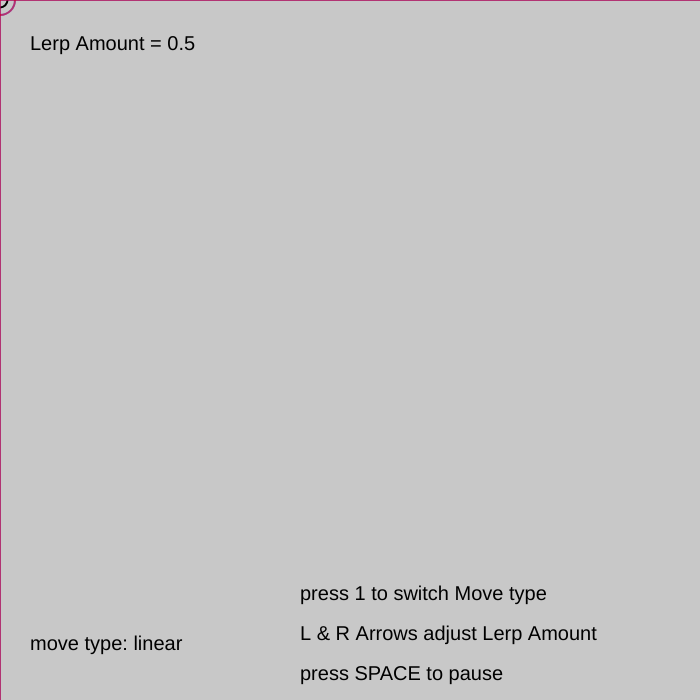
Frame 1 (no input)
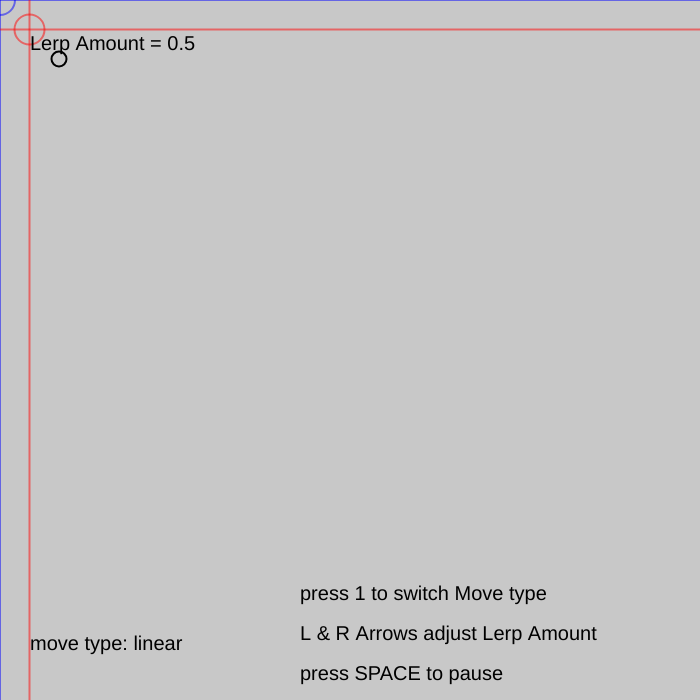
Frame 60 (no input)
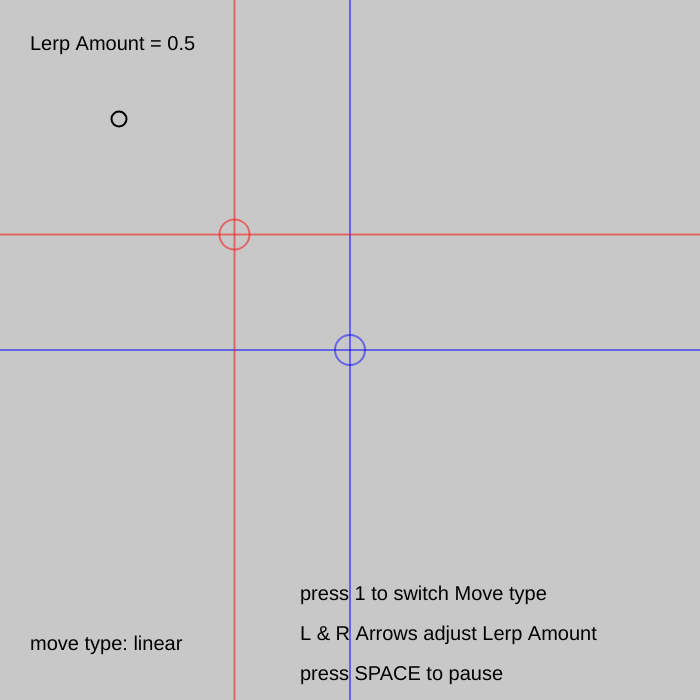
Frame 120 (the mouse pressed at the canvas centre since frame 60)

The p5.js sketch that drew these frames (run headless with seeded random() and noise() and a simulated clock; from frame 60 on, the mouse is pressed at the canvas centre):

// p5.js sketch
// ── sketch.js
/*
<><><><><><><><><><><><><><><><><><><><><><><><><><><><><><><><><><><><><><>
"A Simple LERP (Linear Interpolation) Demo" by Ian Pokorny

- Press LEFT & RIGHT to Adjust Lerp Amount
- Press SPACE to Pause movement
- Press 1 to switch between Linear & Sine movement
____________________________________________________________________________
x = lerp(value A, value B, amount);

Lerp calculates the value between two given values. The amount paramter adjusts
the returned value towards one of those two values. 
For example:
- an amount of 0.0 is equal to value A
- an amount of 1.0 is equal to value B
- an amount of 0.5 is equal to the halfway point between value A and value B

By adjusting the amount parameter you can get smooth transitions 
between two values over time, a very useful tool for animation.
Linear Interpolation (lerp for short) is the foundation of "Easing Functions", 
which allow for precise control over the qualities of motion. 
____________________________________________________________________________
See p5.js Reference:
https://p5js.org/reference/p5/lerp/
https://p5js.org/reference/p5/sin/
<><><><><><><><><><><><><><><><><><><><><><><><><><><><><><><><><><><><><><>
*/

//Init. Global Variables
let moveX = 0;			// x position for animation
let moveY = 0;			// y position for animation
let moveType = 0; 	//bool used to switch between linear & sine animation
let play = 1; 			//init play bool to true
let lerpAmnt = 0.5; //linear interpolation amount [range is from 0.0 to 1.0]

function setup() 
{
	createCanvas(700, 700);
	strokeWeight(2);
	fill(0, 0, 0, 0); //set 0% fill opacity [alpha = 0]
}

function draw() 
{
	background(200);	//clear canvas
	circlePos();			//draw moving circle
	keyUpdate();			//check if keys are down
	cursorLines();		//draw mouse position cursor
	lerpLines(lerpAmnt);	//draw interpolated cursor
	drawText();				//draw text
	
	if (play) //if play = 1
	{
		moveUpdate(moveType); //only update movement if play is true
	}
}

function circlePos()
{
	stroke(0);
	fill(0, 0, 0, 0);
	circle(moveX, moveY, 15); //draw circle at move XY position
}

function cursorLines() //draws mouse position cursor
{
	stroke(0, 0, 255, 127);
	fill(0, 0, 0, 0);
	//draw cursor at mouse position
	line(0, mouseY, width, mouseY);	
	line(mouseX, 0, mouseX, height);
	circle(mouseX, mouseY, 30);		
}

function lerpLines(amount) //draws lerp'ed cursor, accepts lerp amount
{
	//Interpolate between Mouse and Move XY values
	let xPos = lerp(moveX, mouseX, amount);
	let yPos = lerp(moveY, mouseY, amount);
	
	stroke(255, 0, 0, 127);
	fill(0, 0, 0, 0);
	
	//draw cursor at new Interpolated position
	line(0, yPos, width, yPos);	
	line(xPos, 0, xPos, height);
	circle(xPos, yPos, 30);
}

function moveUpdate(type) //update move XY position, accepts movement type boolean
{
	moveX++; //increment move X value by 1
	
	if (type == 0) //linear movement
	{
		moveY++; //increment move Y value by 1
	}
	else if (type == 1) //sinusoidal(sine) movement
	{
		//get moveY value from equation:
		//moveY = amplitude * sin(moveX * frequency) + offsetY
		moveY = 100 * sin(moveX * 0.1) + (width/2);
		//for every moveX value, we get a corresponding moveY value
	}
	//reset Move XY values if out of range
	if (moveX > width)
	{
		moveX = 0;
	}
	if (moveY > height)
	{
		moveY = 0;
	}
}

function keyUpdate() //check keyIsDown for left & right arrow, update lerpAmnt
{
	if (keyIsDown(RIGHT_ARROW) === true) 
	{
    lerpAmnt += 0.01;
	}
	
	if (keyIsDown(LEFT_ARROW) === true) 
	{
    lerpAmnt -= 0.01;
	}
	
	if (lerpAmnt <= 0)
	{
		lerpAmnt = 0.0;
	}
	
	if (lerpAmnt > 1.0)
	{
		lerpAmnt = 1.0
	}
}

function drawText() //displays text
{
	stroke(0, 0, 0, 0);
	fill(0);
	textSize(20);
	text("Lerp Amount = " + round(lerpAmnt, 2), 30, 50); //rounding to 2 decimal places
	
	if (moveType)
	{
		text("move type: sine", 30, 650);
	}
	else
	{
		text("move type: linear", 30, 650);
	}
	
	text("press 1 to switch Move type", width - 400, 600);
	text("L & R Arrows adjust Lerp Amount", width - 400, 640);
	text("press SPACE to pause", width - 400, 680);
}

function keyPressed()
{
	if (key == "1")
	{
		moveType = !moveType; //switch moveType boolean
		moveX = 0;						//reset move XY position
		moveY = 0;
	}
	else if (keyCode == 32) //SPACE Key == 32
	{
		play = !play;					//switch play boolean
	}
}
